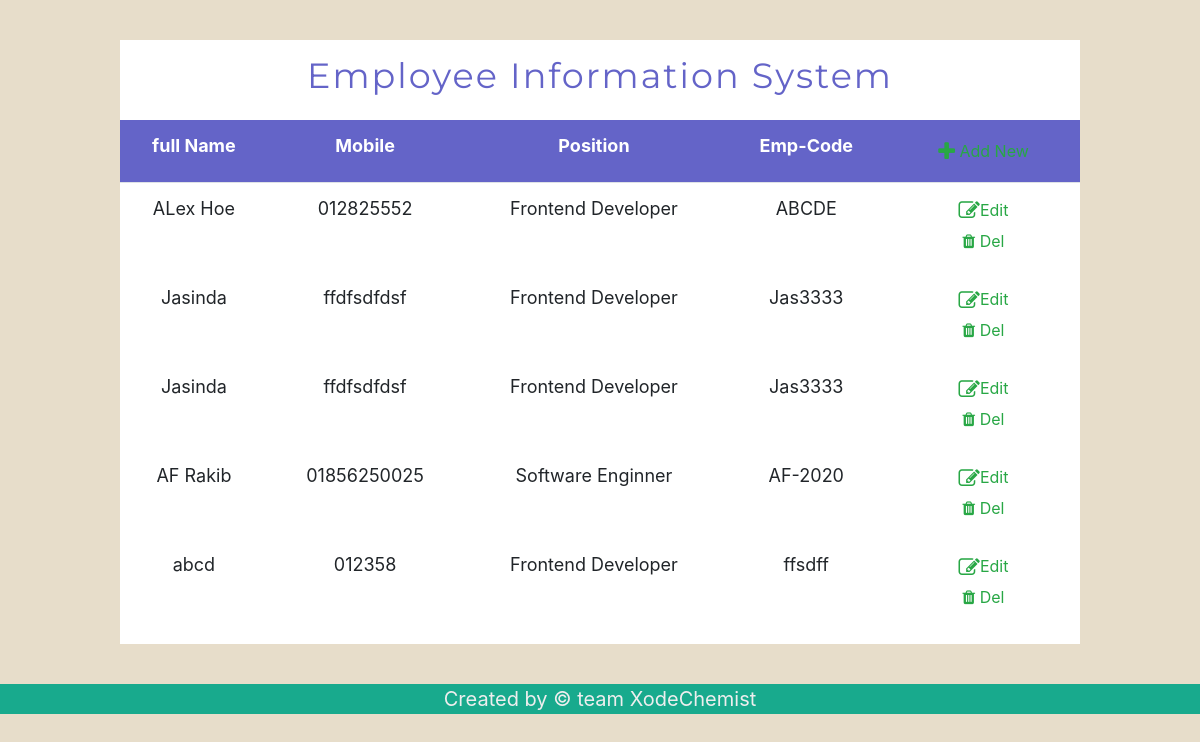
Screenshot of /employee/list/ with the database file from the repository.
### EmployeeRegister/models.py (models this page shows, shortened)
class Employee(models.Model):
    fullName=models.CharField(max_length=100)
    emp_code=models.CharField(max_length=100)
    mobileNo=models.CharField(max_length=100)
    position=models.ForeignKey(Position,on_delete=models.CASCADE)

class Position(models.Model):
    title=models.CharField(max_length=100)
    def __str__(self):
        return self.title

### EmployeeRegister/views.py (the view)
def EmployeeList(request):
    context={
        'employee_list':Employee.objects.all()
    }
    return render(request,'employee_list.html',context)

### EmployeeRegister/templates/employee_list.html (shortened to what this page needs)
{% extends 'base.html'%}
{% load static %}
{%block CSS%}
<link rel="stylesheet" href="{% static 'css/employee_list.css' %}">
{%endblock CSS %}
{% block content%}
<div class="wrapper">
  <h1>Employee Information System</h1>
<table class="table table-borderless">
  <thead class="border-bottom font-weight-bold">
<td>full Name</td>
<td>Mobile</td>
<td>Position</td>
<td>Emp-Code</td>
<td>
  <a href="{% url 'employeeForm' %}" class="btn text-success">
    <i class="fa fa-plus fa-lg"></i> Add New
  </a>
</td>
  </thead>
  <tbody>
      {% for employee in employee_list %}
      <tr>
      <td>{{employee.fullName}}</td>
      <td>{{employee.mobileNo}}</td>
      <td>{{employee.position}}</td>
      <td>{{employee.emp_code}}</td>
      <td>
        <a style="display: inline;" href="{% url 'employee_update' employee.id %}" class="btn text-success px-0">
          <i class="fa fa-edit fa-lg"></i>Edit
        </a>
        <form action="{% url 'employee_delete' employee.id%}">
          <button class="btn text-success" style="display: inline;" type="submit" class="btn">
            <i class="fa fa-trash"></i>
            Del
          </button>
        </form>
      </td>
    </tr>
      {% endfor %}
  </tbody>
</table>
</div>
{% endblock content%}

### EmployeeRegister/templates/base.html (shortened to what this page needs)
{% load static %}
<!DOCTYPE html>
<html lang="en">
<head>
    <link rel="stylesheet" href="https://stackpath.bootstrapcdn.com/bootstrap/4.4.1/css/bootstrap.min.css">
    <link href="https://stackpath.bootstrapcdn.com/font-awesome/4.7.0/css/font-awesome.min.css" rel="stylesheet">
    <link rel="stylesheet" href="{% static 'css/base.css' %}">
    {%block CSS%}{%endblock CSS %}
</head>
<body>
    {% block content%}
    {%endblock content %}
    <footer id="footer">
        <p>Created by &copy; team XodeChemist</p>
    </footer>
</body>
</html>

### EmployeeRegister/static/css/base.css (style rules this page uses)
* { margin: 0; padding: 0; box-sizing: border-box; }
body { font-size: 62.5%; background-color: #e7ddca; }
#footer { text-align: center; font-size: 2em; background: #18AA8D; color: #eee; }

### EmployeeRegister/static/css/employee_list.css (style rules this page uses)
.wrapper { width: 80%; margin: 40px auto; background: #fff; overflow: hidden; }
.wrapper h1 { text-align: center; font-size: 35px; letter-spacing: 2px; padding: 15px; display: block; color: #6464C8; font-family: 'Montserrat', sans-serif; font-weight: 400; }
.wrapper thead { background: #6464C8; color: #fff; }
.wrapper thead, .wrapper tbody { font-size: 1.8em; text-align: center; justify-content: left; }

### rows the page displays
Employee: fullName "ALex Hoe", mobileNo "012825552", position "Frontend Developer", emp_code "ABCDE"
Employee: fullName "Jasinda", mobileNo "ffdfsdfdsf", position "Frontend Developer", emp_code "Jas3333"
Employee: fullName "Jasinda", mobileNo "ffdfsdfdsf", position "Frontend Developer", emp_code "Jas3333"
Employee: fullName "AF Rakib", mobileNo "01856250025", position "Software Enginner", emp_code "AF-2020"
Employee: fullName "abcd", mobileNo "012358", position "Frontend Developer", emp_code "ffsdff"
